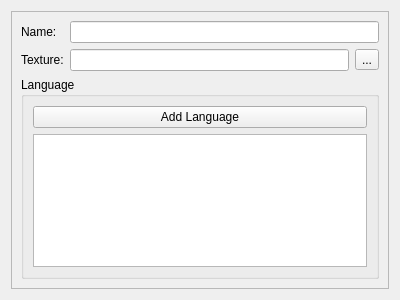
<?xml version="1.0" encoding="UTF-8"?>
<ui version="4.0">
 <class>Form</class>
 <widget class="QWidget" name="Form">
  <property name="geometry">
   <rect>
    <x>0</x>
    <y>0</y>
    <width>400</width>
    <height>300</height>
   </rect>
  </property>
  <property name="windowTitle">
   <string>Form</string>
  </property>
  <layout class="QVBoxLayout" name="verticalLayout">
   <item>
    <widget class="QScrollArea" name="scrollArea">
     <property name="widgetResizable">
      <bool>true</bool>
     </property>
     <widget class="QWidget" name="scrollAreaWidgetContents">
      <property name="geometry">
       <rect>
        <x>0</x>
        <y>0</y>
        <width>380</width>
        <height>280</height>
       </rect>
      </property>
      <layout class="QVBoxLayout" name="verticalLayout_2">
       <item>
        <layout class="QFormLayout" name="propertiesForm">
         <property name="fieldGrowthPolicy">
          <enum>QFormLayout::AllNonFixedFieldsGrow</enum>
         </property>
         <item row="0" column="0">
          <widget class="QLabel" name="label_2">
           <property name="text">
            <string>Name:</string>
           </property>
          </widget>
         </item>
         <item row="0" column="1">
          <widget class="QLineEdit" name="nameInput"/>
         </item>
         <item row="1" column="0">
          <widget class="QLabel" name="label_3">
           <property name="text">
            <string>Texture:</string>
           </property>
          </widget>
         </item>
         <item row="1" column="1">
          <layout class="QHBoxLayout" name="horizontalLayout">
           <item>
            <widget class="QLineEdit" name="textureInput"/>
           </item>
           <item>
            <widget class="QToolButton" name="textureButton">
             <property name="text">
              <string>...</string>
             </property>
            </widget>
           </item>
          </layout>
         </item>
        </layout>
       </item>
       <item>
        <widget class="QGroupBox" name="groupBox">
         <property name="title">
          <string>Language</string>
         </property>
         <layout class="QVBoxLayout" name="verticalLayout_3">
          <item>
           <layout class="QHBoxLayout" name="addLanguageLayout">
            <item>
             <widget class="QPushButton" name="addLanguageButton">
              <property name="text">
               <string>Add Language</string>
              </property>
             </widget>
            </item>
           </layout>
          </item>
          <item>
           <widget class="QListWidget" name="languageList"/>
          </item>
         </layout>
        </widget>
       </item>
      </layout>
     </widget>
    </widget>
   </item>
  </layout>
 </widget>
 <resources/>
 <connections/>
</ui>
